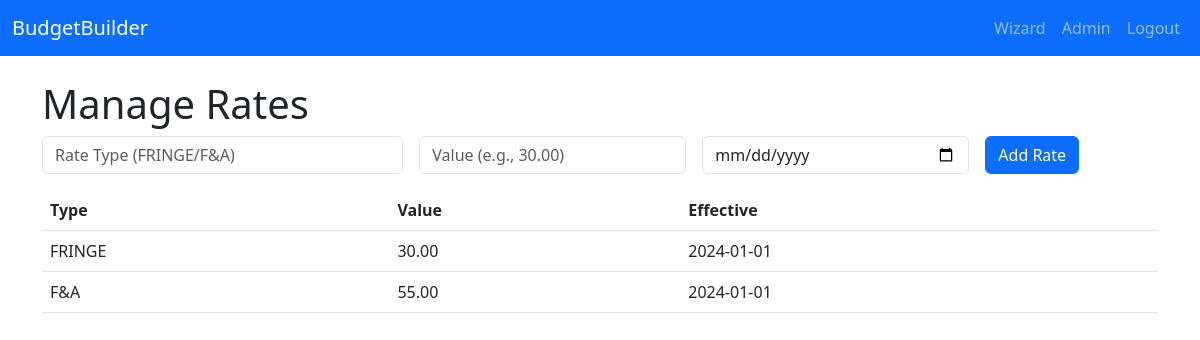
Screenshot of /admin/manage_rates.php (signed in) with the database file from the repository.
### tables this page shows
CREATE TABLE IF NOT EXISTS institutional_rates (
  rate_id INT AUTO_INCREMENT PRIMARY KEY,
  rate_type VARCHAR(50),
  rate_value DECIMAL(5,2),
  effective_date DATE
);

### admin/manage_rates.php (the view, shortened to what this page needs)
<?php
require '../config.php'; require_login();
$rates = $pdo->query('SELECT * FROM institutional_rates ORDER BY effective_date DESC')->fetchAll();
require '../templates/header.php';
?>
<h1>Manage Rates</h1>
<form method="post" class="row g-3 mb-3">
  <div class="col-md-4"><input name="rate_type" class="form-control" placeholder="Rate Type (FRINGE/F&A)"></div>
  <div class="col-md-3"><input name="rate_value" class="form-control" placeholder="Value (e.g., 30.00)"></div>
  <div class="col-md-3"><input name="effective_date" type="date" class="form-control"></div>
  <div class="col-md-2"><button class="btn btn-primary">Add Rate</button></div>
</form>
<table class="table"><thead><tr><th>Type</th><th>Value</th><th>Effective</th></tr></thead><tbody>
<?php foreach($rates as $r): ?><tr><td><?=htmlspecialchars($r['rate_type'])?></td><td><?=htmlspecialchars($r['rate_value'])?></td><td><?=htmlspecialchars($r['effective_date'])?></td></tr><?php endforeach; ?>
</tbody></table>
<?php require '../templates/footer.php'; ?>

### rows the page displays
institutional_rates: rate_type "FRINGE", rate_value "30.00", effective_date "2024-01-01"
institutional_rates: rate_type "F&A", rate_value "55.00", effective_date "2024-01-01"
